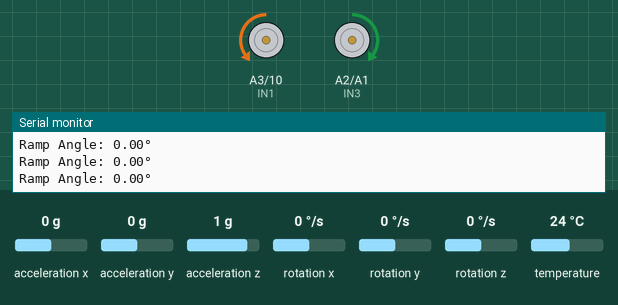
A sketch run on a simulated Arduino Uno, built with avr-gcc and run on an emulated ATmega328P. On the bench: motor-driver pin pairs drawn as motors (green arrow = first pin HIGH = forward, orange = second pin HIGH = backward, longer = more drive, scaled by the enable pin), the last lines printed to the serial monitor. The inputs (shaded band) are chosen by the test bench; at power-on: acceleration x 0 g, acceleration y 0 g, acceleration z 1 g, rotation x 0 °/s, rotation y 0 °/s, rotation z 0 °/s, temperature 24 °C. At 9.3 s the program stops and its outputs stay as they are.

Above: at 1.2 s.
1.3 s: acceleration x set to -1.4 g
At 4.3 s:
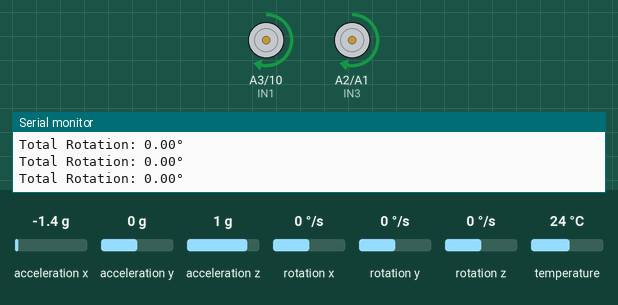
At 9.2 s:
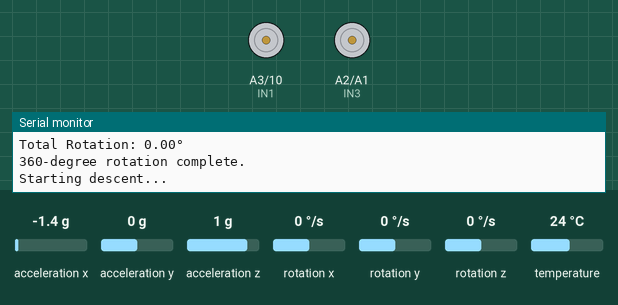
Timing chart, 0 to 10.7 s (numbered marks = the images above; inputs shaded):
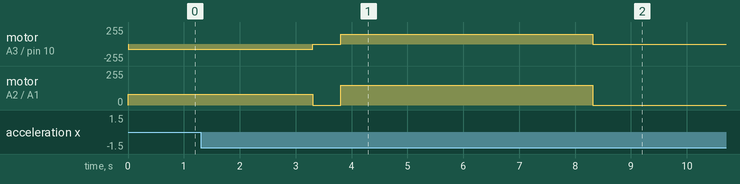

The sketch:

MPU-test.ino
```cpp
#include "Adafruit_MPU6050.h"
#include "Adafruit_Sensor.h"
#include "Wire.h"

// Motor driver pins
#define IN1 A3
#define IN2 10
#define IN3 A2
#define IN4 A1
const int ENA = 11, ENB = 3;

Adafruit_MPU6050 mpu;

// Variables for tracking the ramp and rotation
float maxRampAngle = 0.0;       // Maximum angle reached during ramp climb
float currentRampAngle = 0.0;   // Current ramp angle
float smoothedRampAngle = 0.0;  // Smoothed ramp angle (for stability)
float smoothingFactor = 0.1;    // Smoothing factor for angle filtering
bool atPeak = false;            // Flag to indicate if the peak has been reached
bool descentStarted = false;    // Flag to track descent
unsigned long peakStartTime = 0; // Time when peak was reached
unsigned long peakStableTime = 2000; // Time in milliseconds to wait before starting the turn

void setup() {
  Serial.begin(115200);
  while (!Serial) delay(10);

  Serial.println("Ramp Angle Measurement with MPU6050");

  if (!mpu.begin()) {
    Serial.println("Failed to find MPU6050 chip");
    while (1) delay(10);
  }
  Serial.println("MPU6050 initialized!");

  mpu.setAccelerometerRange(MPU6050_RANGE_8_G);
  mpu.setGyroRange(MPU6050_RANGE_250_DEG);
  mpu.setFilterBandwidth(MPU6050_BAND_21_HZ);

  pinMode(IN1, OUTPUT);
  pinMode(IN2, OUTPUT);
  pinMode(IN3, OUTPUT);
  pinMode(IN4, OUTPUT);
  pinMode(ENA, OUTPUT);
  pinMode(ENB, OUTPUT);
}

void loop() {
  sensors_event_t a, g, temp;
  mpu.getEvent(&a, &g, &temp);

  float rawRampAngle = atan2(a.acceleration.x, sqrt(a.acceleration.y * a.acceleration.y + a.acceleration.z * a.acceleration.z)) * 180.0 / PI;
  smoothedRampAngle = smoothingFactor * rawRampAngle + (1 - smoothingFactor) * smoothedRampAngle;
  currentRampAngle = smoothedRampAngle;

  Serial.print("Ramp Angle: ");
  Serial.print(currentRampAngle);
  Serial.println("°");

  // Ramp climbing logic
  if (!atPeak && !descentStarted) {
    if (currentRampAngle > 5) {
      climbRamp();
      maxRampAngle = max(maxRampAngle, currentRampAngle);
    } else {
      moveForward();
    }

    if (currentRampAngle < maxRampAngle - 5 && peakStartTime == 0) {
      peakStartTime = millis();
      Serial.println("Peak detected! Waiting for stabilization...");
    }

    if (peakStartTime > 0 && millis() - peakStartTime > peakStableTime) {
      atPeak = true;
      stopMotors();
      Serial.println("Peak stabilized, starting 360-degree rotation...");
      rotate360();
    }
  }

  // Descent logic
  if (atPeak && !descentStarted) {
    descentStarted = true;
    Serial.println("Starting descent...");
  }

  if (descentStarted) {
    if (currentRampAngle > -5) {
      moveForward();
    } else {
      stopMotors();
      Serial.println("Descent complete.");
      while (1); // Stop program
    }
  }
}

void moveForward() {
  analogWrite(ENA, 80);
  analogWrite(ENB, 80);
  digitalWrite(IN1, LOW);
  digitalWrite(IN2, HIGH);
  digitalWrite(IN3, HIGH);
  digitalWrite(IN4, LOW);
}

void climbRamp() {
  analogWrite(ENA, 255);
  analogWrite(ENB, 255);
  digitalWrite(IN1, LOW);
  digitalWrite(IN2, HIGH);
  digitalWrite(IN3, HIGH);
  digitalWrite(IN4, LOW);
}

void rotate360() {
  float totalRotation = 0.0;
  unsigned long lastTime = millis();
  unsigned long rotationStartTime = millis();
  unsigned long rotationTimeout = 4500;

  digitalWrite(IN1, HIGH);
  digitalWrite(IN2, LOW);
  digitalWrite(IN3, HIGH);
  digitalWrite(IN4, LOW);
  analogWrite(ENA, 150);
  analogWrite(ENB, 150);

  while (totalRotation < 340.0 && millis() - rotationStartTime < rotationTimeout) {
    sensors_event_t a, g, temp;
    mpu.getEvent(&a, &g, &temp);

    float gyroZ = g.gyro.z * 180 / PI;
    unsigned long currentTime = millis();
    float deltaTime = (currentTime - lastTime) / 1000.0;
    totalRotation += gyroZ * deltaTime;
    lastTime = currentTime;

    Serial.print("Total Rotation: ");
    Serial.print(totalRotation);
    Serial.println("°");

    delay(10);
  }

  stopMotors();
  Serial.println("360-degree rotation complete.");
}

void stopMotors() {
  digitalWrite(IN1, LOW);
  digitalWrite(IN2, LOW);
  digitalWrite(IN3, LOW);
  digitalWrite(IN4, LOW);
  analogWrite(ENA, 0);
  analogWrite(ENB, 0);
  delay(500);
}
```

Measured:
- after the input at 1.3 s, motor on A3 (IN1) / pin 10 (IN2): backward 80/255 → stopped after 2.0 s, → forward 150/255 0.50 s later, → stopped 4.5 s later; motor on A2 (IN3) / A1 (IN4): forward 80/255 → stopped after 2.0 s, → forward 150/255 0.50 s later, → stopped 4.5 s later
